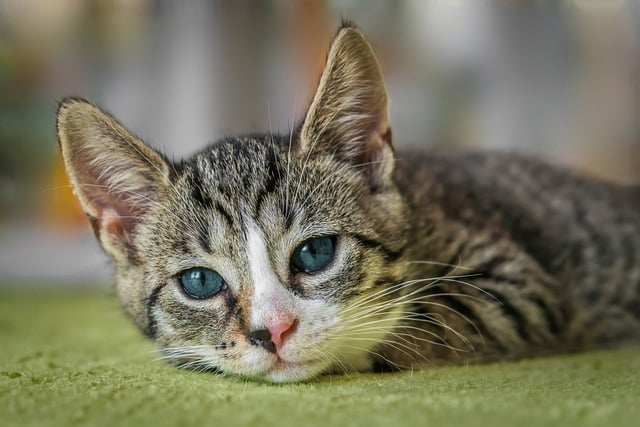
#> input picture photos/cat2.jpg, 640 x 427 px, found by its file name
$ python masking.py
#> lines starting #> are read from the running program, lines starting #| are printed output that depends on the picture; after the words box and inside, x2 and y2 are one past the last pixel; in counts of white or black regions, pixels touching at a corner belong together
import cv2 as cv
import numpy as np

img = cv.imread('photos/cat2.jpg')
#> img is the input picture: shape (427, 640, 3); mean B, G, R 93.2, 116.1, 119.1
cv.imshow('Cat', img)

blank = np.zeros(img.shape[:2], dtype='uint8')
cv.imshow('Blank Image', blank)

mask = cv.circle(blank, (img.shape[1]//2-50, img.shape[0]//2+20), 150, 255, -1)
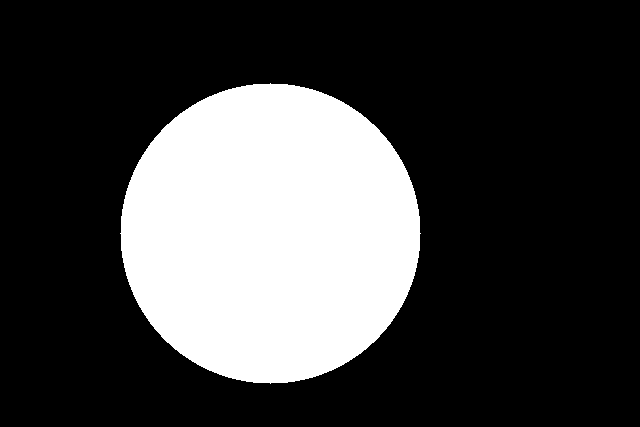
#> blank: shape (427, 640); 25.9% white; 1 white region, box (x1, y1, x2, y2) and area: (120, 83, 421, 384) 70681
cv.imshow('Mask', mask)

masked = cv.bitwise_and(img, img, mask=mask)
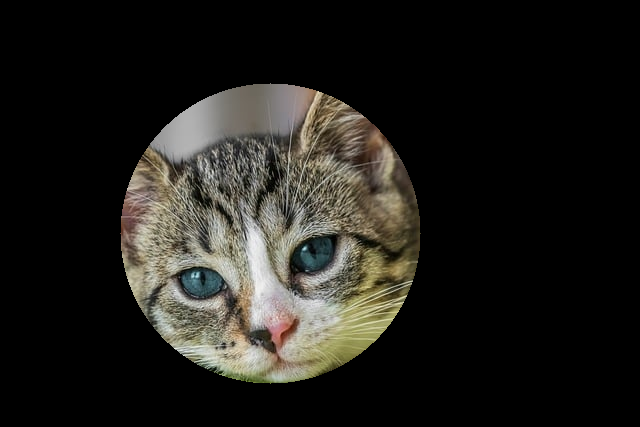
#> masked: shape (427, 640, 3); mean B, G, R 27, 31.2, 32.5
cv.imshow('Masked Image', masked)

cv.waitKey(0)

$ run again, with photos/bananas.webp saved as photos/cat2.jpg
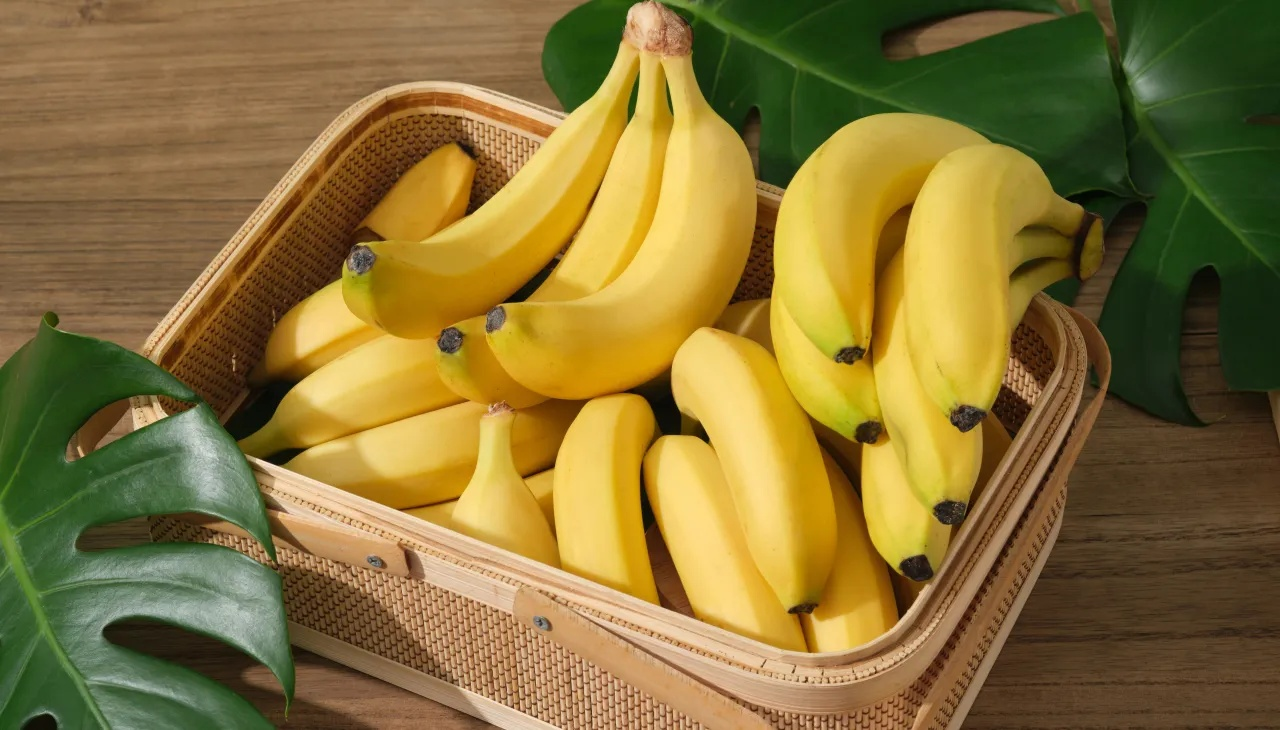
#> input picture photos/bananas.webp, 1280 x 730 px, found by its file name
#> img is the input picture: shape (730, 1280, 3); mean B, G, R 54.4, 114, 134.7
#> `mask = cv.circle(blank, (img.shape[1]//2-50, img.shape[0]//2+20), 150,..`:
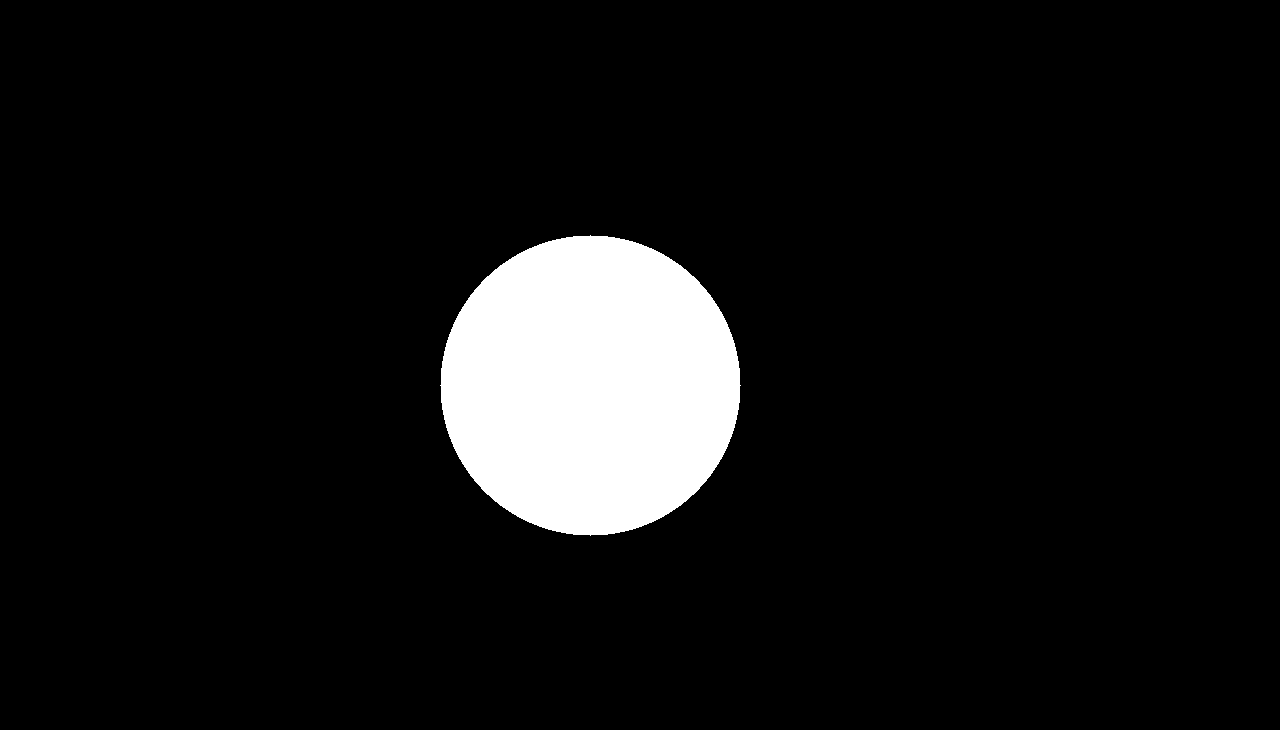
#> blank: shape (730, 1280); 7.6% white; 1 white region, box (x1, y1, x2, y2) and area: (440, 235, 741, 536) 70681
#> `masked = cv.bitwise_and(img, img, mask=mask)`:
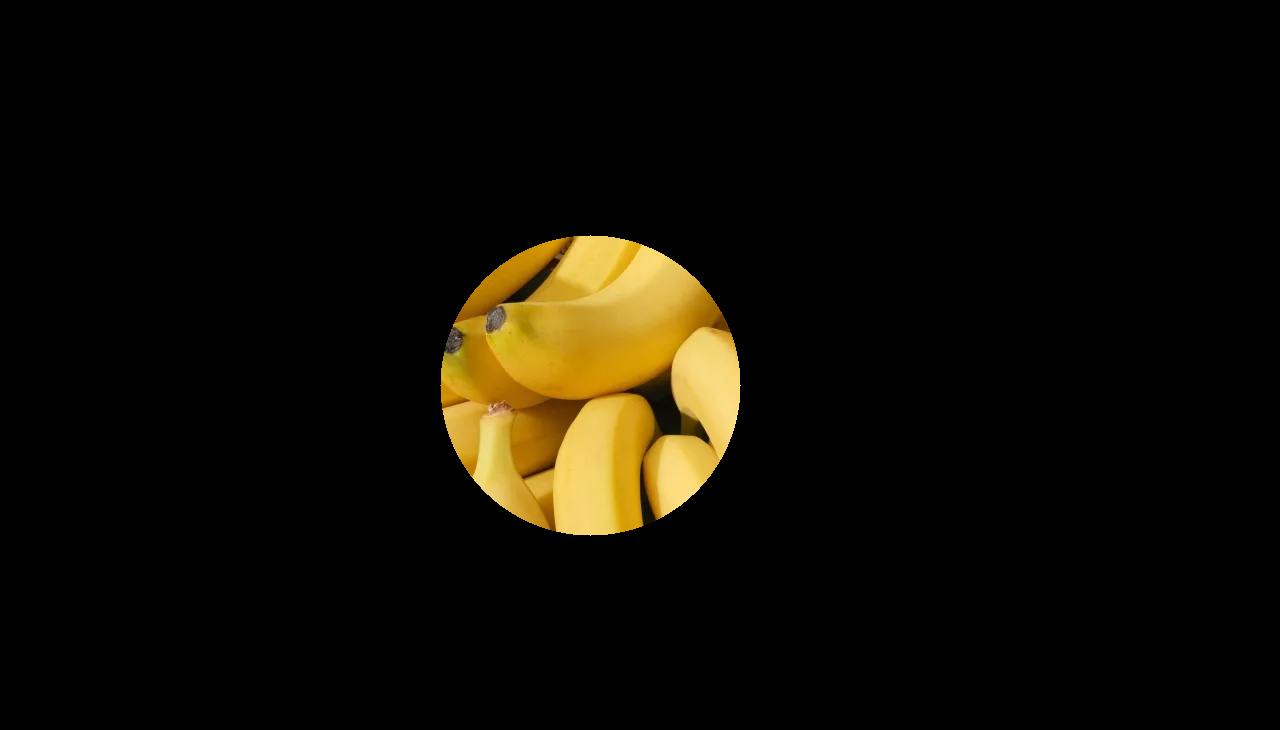
#> masked: shape (730, 1280, 3); mean B, G, R 3.7, 11.9, 15.2

$ run again, with photos/park.webp saved as photos/cat2.jpg
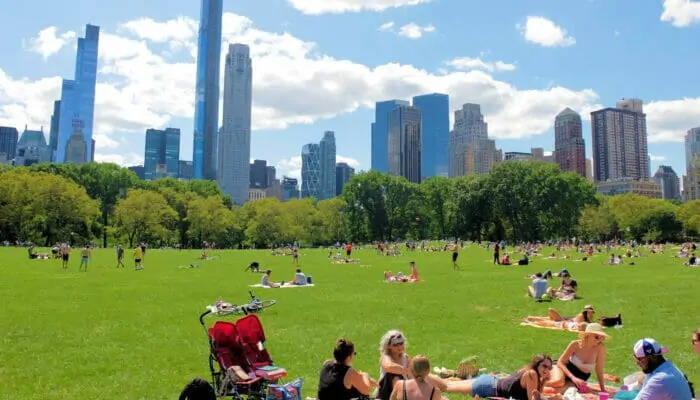
#> input picture photos/park.webp, 700 x 400 px, found by its file name
#> img is the input picture: shape (400, 700, 3); mean B, G, R 121.9, 151.5, 131
#> `mask = cv.circle(blank, (img.shape[1]//2-50, img.shape[0]//2+20), 150,..`:
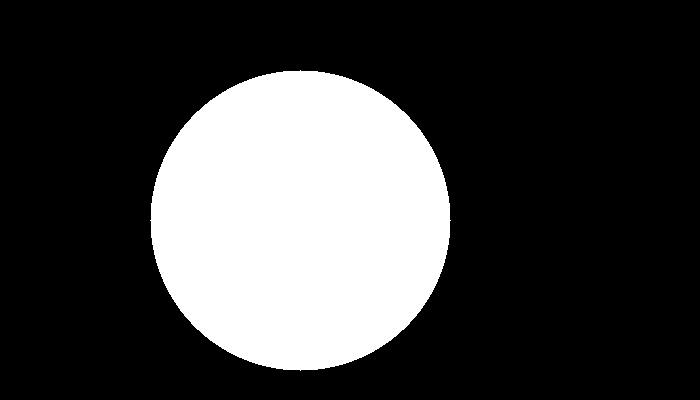
#> blank: shape (400, 700); 25.2% white; 1 white region, box (x1, y1, x2, y2) and area: (150, 70, 451, 371) 70681
#> `masked = cv.bitwise_and(img, img, mask=mask)`:
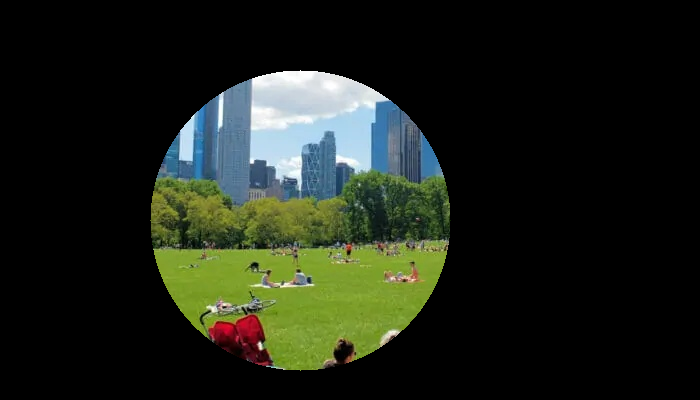
#> masked: shape (400, 700, 3); mean B, G, R 24.4, 34.3, 28.9
